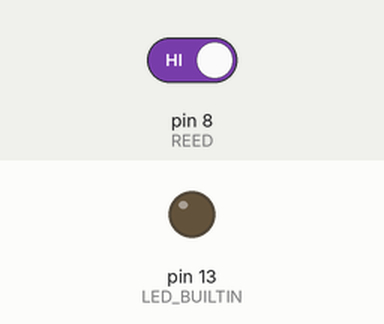
Recording of a sketch running on a simulated Arduino Uno, built with avr-gcc and run on an emulated ATmega328P. Parts: output pins drawn as LEDs (lit = HIGH). Inputs (shaded band) come from the test bench; at power-on: pin 8 (REED) HIGH.

Above: at 1.2 s.
1.3 s: pin 8 (REED) driven LOW
At 1.7 s:
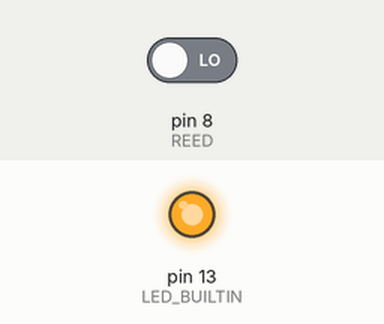
2.9 s: pin 8 (REED) driven HIGH
At 4.1 s:
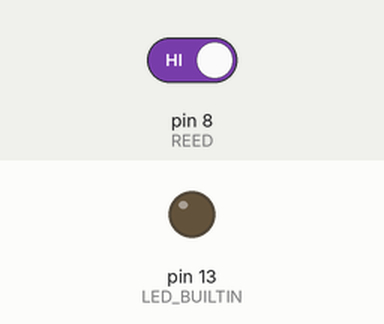
Timing chart, 0 to 5.9 s (numbered marks = the images above; inputs shaded):
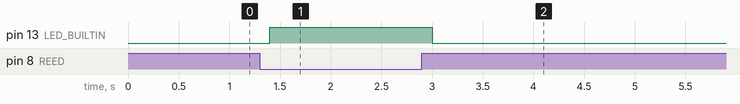

The sketch:

Reed.ino
```cpp
/*
  Reed Switch

  It just turns on the builtin LED when a magnetic field is detected.

*/

#define REED 8

void setup(){
  pinMode(REED, INPUT_PULLUP);
  pinMode(LED_BUILTIN, OUTPUT);
}

void loop(){
  int value = digitalRead(REED);

  if (value == LOW) {
    digitalWrite(LED_BUILTIN, HIGH);
  } else {
    digitalWrite(LED_BUILTIN, LOW);
  }

  delay(200);
}
```

Measured:
- after the input at 1.3 s, pin 13 (LED_BUILTIN): LOW → HIGH after 0.10 s
- after the input at 2.9 s, pin 13 (LED_BUILTIN): HIGH → LOW after 0.10 s
